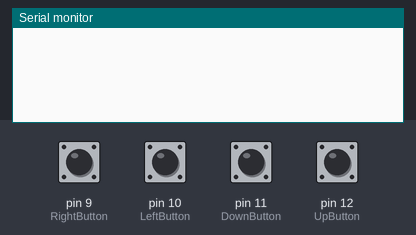
This sketch was run on a simulated Arduino Uno, built with avr-gcc and run on an emulated ATmega328P. On the bench: the last lines printed to the serial monitor. Inputs (shaded band) come from the test bench; at power-on: pin 9 (RightButton), pin 10 (LeftButton), pin 11 (DownButton), pin 12 (UpButton) LOW.

Above: at 1.2 s.
1.3 s: pin 9 (RightButton) pulled HIGH for 0.15 s
At 2.5 s:
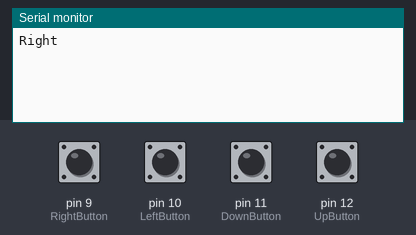
2.9 s: pin 10 (LeftButton) pulled HIGH for 0.15 s
At 3.8 s:
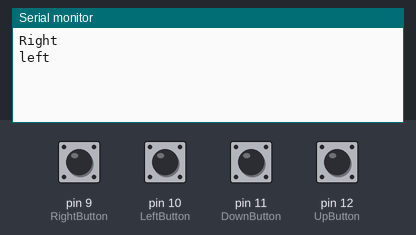
4.5 s: pin 11 (DownButton) pulled HIGH for 0.15 s
At 5.0 s:
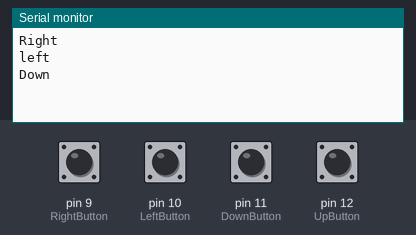
6.1 s: pin 12 (UpButton) pulled HIGH for 0.15 s
At 7.5 s:
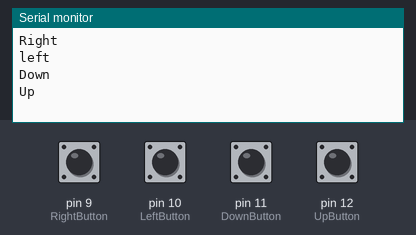

The sketch:

Game_Controller.ino
```cpp
const int UpButton = 12;
const int DownButton = 11;
const int LeftButton = 10;
const int RightButton = 9;

void setup() {
  // put your setup code here, to run once:
  Serial.begin(9600);
}

void loop() {
  // put your main code here, to run repeatedly:
  if(digitalRead(UpButton) == HIGH){
    Serial.println("Up");
    delay(1000);
  }
  if(digitalRead(DownButton) == HIGH){
    Serial.println("Down");
    delay(1000);
  }
  if(digitalRead(LeftButton) == HIGH){
    Serial.println("left");
    delay(1000);
  }
  if(digitalRead(RightButton) == HIGH){
    Serial.println("Right");
    delay(1000);
  }
}
```

Measured:
- after the input at 1.3 s, the serial monitor: prints a new line at once (image 1)
- after the input at 2.9 s, the serial monitor: prints a new line at once (image 2)
- after the input at 4.5 s, the serial monitor: prints a new line at once (image 3)
- after the input at 6.1 s, the serial monitor: prints a new line at once (image 4)
